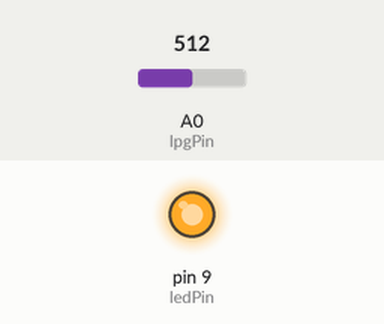
Simulated run of this sketch. Board: Arduino Uno, built with avr-gcc and run on an emulated ATmega328P. Parts: output pins drawn as LEDs (lit = HIGH). The test bench sets the inputs (shaded band); at power-on: A0 (lpgPin) = 512.

Above: at 1.2 s.
1.3 s: A0 (lpgPin) set to 312
2.8 s: A0 (lpgPin) set to 291
At 3.4 s:
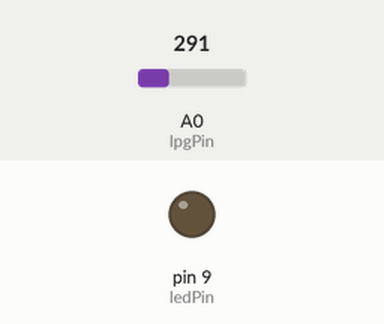
4.3 s: A0 (lpgPin) set to 306
At 5.5 s:
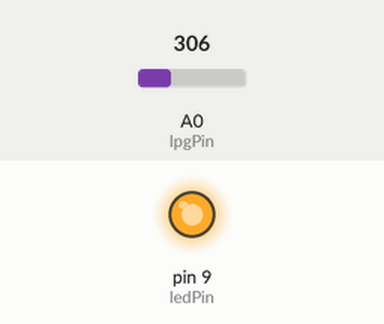
5.8 s: A0 (lpgPin) set to 290
At 6.9 s:
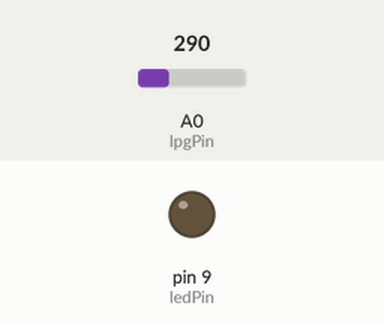
Timing chart, 0 to 8.3 s (numbered marks = the images above; inputs shaded):
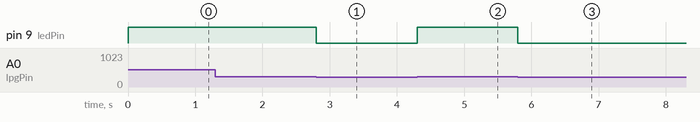

Measured:
- the behaviour switches between 301 and 300 on A0 (lpgPin) (found by bisection; images 0 and 1)
- after the input at 1.3 s, every drawn part: stays the same
- after the input at 2.8 s, pin 9 (ledPin): HIGH → LOW at once
- after the input at 4.3 s, pin 9 (ledPin): LOW → HIGH at once
- after the input at 5.8 s, pin 9 (ledPin): HIGH → LOW at once

The sketch:

sketch.ino
```cpp
const int lpgPin = A0; // LPG sensor pin
const int ledPin = 9;  // LED pin

void setup() {
  pinMode(ledPin, OUTPUT);
}

void loop() {
  int sensorValue = analogRead(lpgPin);
  if (sensorValue > 300) { // Adjust threshold for LPG detection
    digitalWrite(ledPin, HIGH); // Turn on LED
  } else {
    digitalWrite(ledPin, LOW); // Turn off LED
  }
}
```
